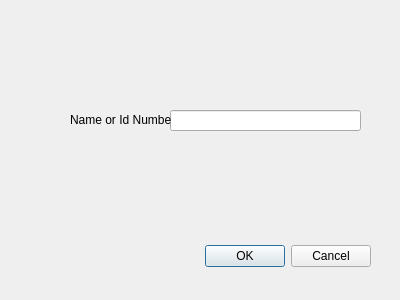
<?xml version="1.0" encoding="UTF-8"?>
<ui version="4.0">
 <class>mempurchList</class>
 <widget class="QDialog" name="mempurchList">
  <property name="geometry">
   <rect>
    <x>0</x>
    <y>0</y>
    <width>400</width>
    <height>300</height>
   </rect>
  </property>
  <property name="windowTitle">
   <string>Dialog</string>
  </property>
  <widget class="QDialogButtonBox" name="buttonBox">
   <property name="geometry">
    <rect>
     <x>30</x>
     <y>240</y>
     <width>341</width>
     <height>32</height>
    </rect>
   </property>
   <property name="orientation">
    <enum>Qt::Horizontal</enum>
   </property>
   <property name="standardButtons">
    <set>QDialogButtonBox::Cancel|QDialogButtonBox::Ok</set>
   </property>
  </widget>
  <widget class="QLineEdit" name="lineEdit">
   <property name="geometry">
    <rect>
     <x>170</x>
     <y>110</y>
     <width>191</width>
     <height>21</height>
    </rect>
   </property>
  </widget>
  <widget class="QLabel" name="label">
   <property name="geometry">
    <rect>
     <x>70</x>
     <y>110</y>
     <width>101</width>
     <height>20</height>
    </rect>
   </property>
   <property name="text">
    <string>Name or Id Number</string>
   </property>
  </widget>
 </widget>
 <resources/>
 <connections>
  <connection>
   <sender>buttonBox</sender>
   <signal>accepted()</signal>
   <receiver>mempurchList</receiver>
   <slot>accept()</slot>
   <hints>
    <hint type="sourcelabel">
     <x>248</x>
     <y>254</y>
    </hint>
    <hint type="destinationlabel">
     <x>157</x>
     <y>274</y>
    </hint>
   </hints>
  </connection>
  <connection>
   <sender>buttonBox</sender>
   <signal>rejected()</signal>
   <receiver>mempurchList</receiver>
   <slot>reject()</slot>
   <hints>
    <hint type="sourcelabel">
     <x>316</x>
     <y>260</y>
    </hint>
    <hint type="destinationlabel">
     <x>286</x>
     <y>274</y>
    </hint>
   </hints>
  </connection>
 </connections>
</ui>
